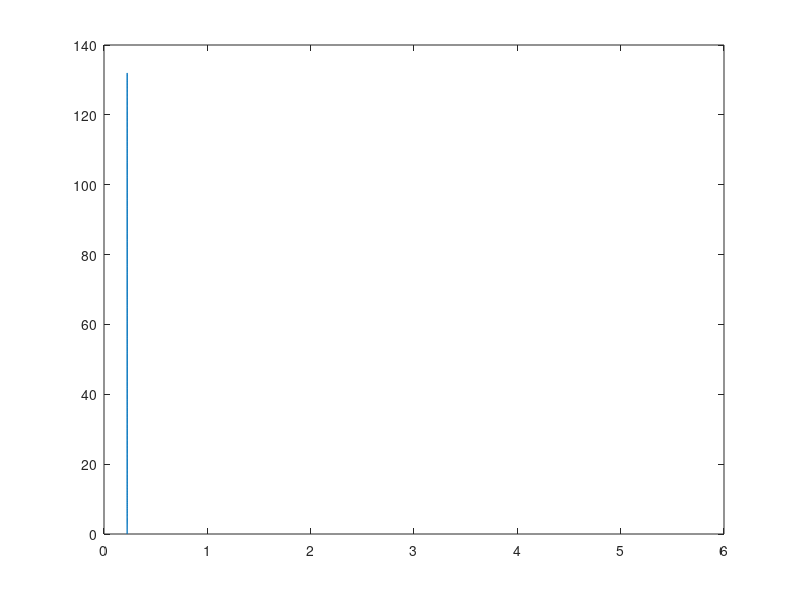
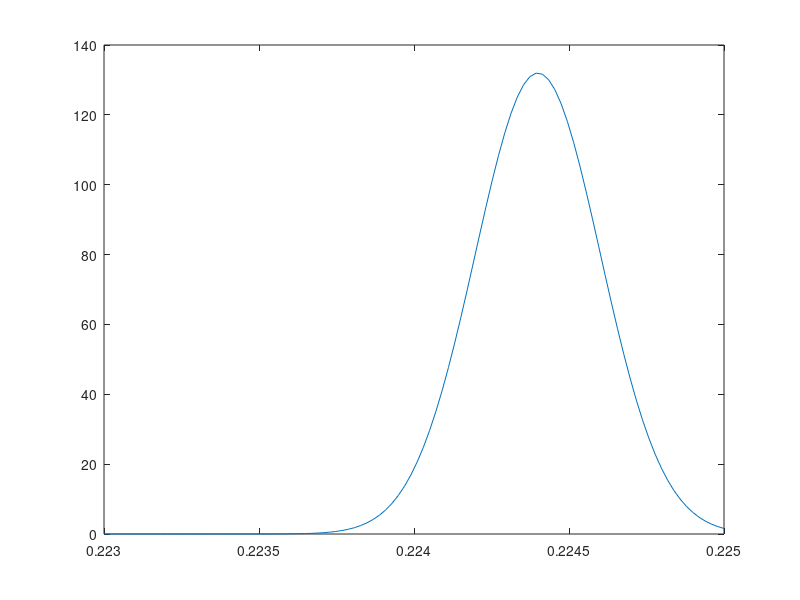

Reproduce these figures in MATLAB, in order. (Note: this script raises an error after producing the figures.)
clc; clear; close all; format long;

figure(1)
integrand = @(x) 132.*exp(-((14.*x - pi) ./ 0.004).^2);
x = linspace(0, 6, 1e+6);
plot(x, integrand(x))
quad(integrand, 0, 6)

figure(2)
a = .223; b = .225;
x = linspace(a,b);
plot(x, integrand(x))
disp("quad")
quad(integrand, a, b)
disp("integral")
integral(integrand, a, b)

% Next day stuff: quad has a tolerance option
disp("Next")

disp("bottom")
quad(integrand, 0, .223, 1e-9)
integral(integrand, 0, .223, AbsTol=1e-9)
disp("mid")
quad(integrand, .223, .225, 1e-9)
integral(integrand, .223, .225, AbsTol=1e-9)
disp("top")
quad(integrand, .225, 6, 1e-9)
integral(integrand, .225, 6, AbsTol=1e-9)
